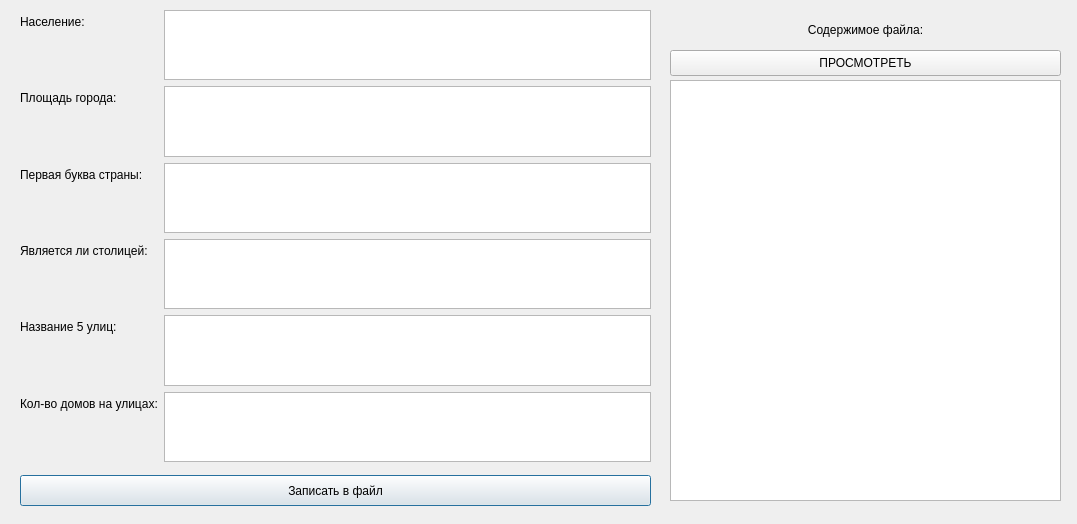
<?xml version="1.0" encoding="UTF-8"?>
<ui version="4.0">
 <class>WorkStructFile</class>
 <widget class="QDialog" name="WorkStructFile">
  <property name="geometry">
   <rect>
    <x>0</x>
    <y>0</y>
    <width>1077</width>
    <height>524</height>
   </rect>
  </property>
  <property name="windowTitle">
   <string>Dialog</string>
  </property>
  <widget class="QWidget" name="formLayoutWidget">
   <property name="geometry">
    <rect>
     <x>20</x>
     <y>10</y>
     <width>631</width>
     <height>452</height>
    </rect>
   </property>
   <layout class="QFormLayout" name="formLayout">
    <item row="0" column="0">
     <widget class="QLabel" name="label">
      <property name="text">
       <string>Население:</string>
      </property>
     </widget>
    </item>
    <item row="0" column="1">
     <widget class="QTextEdit" name="textEdit"/>
    </item>
    <item row="1" column="1">
     <widget class="QTextEdit" name="textEdit_2"/>
    </item>
    <item row="2" column="1">
     <widget class="QTextEdit" name="textEdit_3"/>
    </item>
    <item row="3" column="1">
     <widget class="QTextEdit" name="textEdit_4"/>
    </item>
    <item row="4" column="1">
     <widget class="QTextEdit" name="textEdit_5"/>
    </item>
    <item row="1" column="0">
     <widget class="QLabel" name="label_2">
      <property name="text">
       <string>Площадь города:</string>
      </property>
     </widget>
    </item>
    <item row="2" column="0">
     <widget class="QLabel" name="label_3">
      <property name="text">
       <string>Первая буква страны:</string>
      </property>
     </widget>
    </item>
    <item row="3" column="0">
     <widget class="QLabel" name="label_4">
      <property name="text">
       <string>Является ли столицей:</string>
      </property>
     </widget>
    </item>
    <item row="4" column="0">
     <widget class="QLabel" name="label_5">
      <property name="text">
       <string>Название 5 улиц:</string>
      </property>
     </widget>
    </item>
    <item row="5" column="0">
     <widget class="QLabel" name="label_6">
      <property name="text">
       <string>Кол-во домов на улицах:</string>
      </property>
     </widget>
    </item>
    <item row="5" column="1">
     <widget class="QTextEdit" name="textEdit_6"/>
    </item>
   </layout>
  </widget>
  <widget class="QPushButton" name="inputFileButton">
   <property name="geometry">
    <rect>
     <x>20</x>
     <y>475</y>
     <width>631</width>
     <height>31</height>
    </rect>
   </property>
   <property name="text">
    <string>Записать в файл</string>
   </property>
  </widget>
  <widget class="QLabel" name="label_7">
   <property name="geometry">
    <rect>
     <x>670</x>
     <y>20</y>
     <width>391</width>
     <height>21</height>
    </rect>
   </property>
   <property name="text">
    <string>&lt;html&gt;&lt;head/&gt;&lt;body&gt;&lt;p align=&quot;center&quot;&gt;Содержимое файла:&lt;/p&gt;&lt;/body&gt;&lt;/html&gt;</string>
   </property>
  </widget>
  <widget class="QPushButton" name="pushButton_2">
   <property name="geometry">
    <rect>
     <x>670</x>
     <y>50</y>
     <width>391</width>
     <height>26</height>
    </rect>
   </property>
   <property name="text">
    <string>ПРОСМОТРЕТЬ</string>
   </property>
  </widget>
  <widget class="QTextBrowser" name="textBrowser">
   <property name="geometry">
    <rect>
     <x>670</x>
     <y>80</y>
     <width>391</width>
     <height>421</height>
    </rect>
   </property>
  </widget>
 </widget>
 <resources/>
 <connections/>
</ui>
